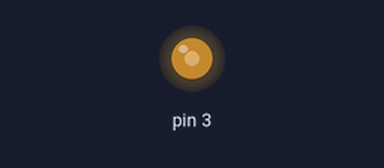
A sketch run on a simulated Arduino Uno, built with avr-gcc and run on an emulated ATmega328P. Shown: output pins drawn as LEDs (lit = HIGH).

Above: at 0.05 s.
At 1.5 s:
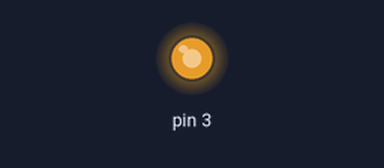
At 3.5 s:
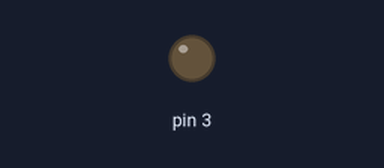
Timing chart, 0 to 8.1 s (numbered marks = the images above):
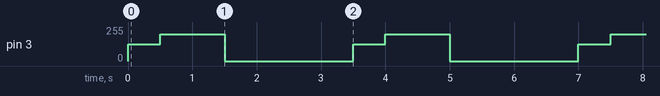

Measured:
- by itself, pin 3: repeats every 3.5 s: 200/255 1.0 s, 0/255 2.0 s, 127/255 0.50 s

The sketch:

motor.ino
```cpp
//Christopher Derrell 620068066    Keown White 620052848  Alexander Nicholson 620072062 Travis Smith 620065811 Samorae Campbell 620055968
void setup() {
  pinMode(3 , OUTPUT);
}

void moveClockwise(){
  analogWrite(3 , 127);
}

void moveCounterClockwise(){
  analogWrite(3, 200);
}
void loop() {
  moveClockwise();
  delay(500);
  moveCounterClockwise();
  delay(1000);
  analogWrite(3 , 0);
  delay(2000);

}
```
